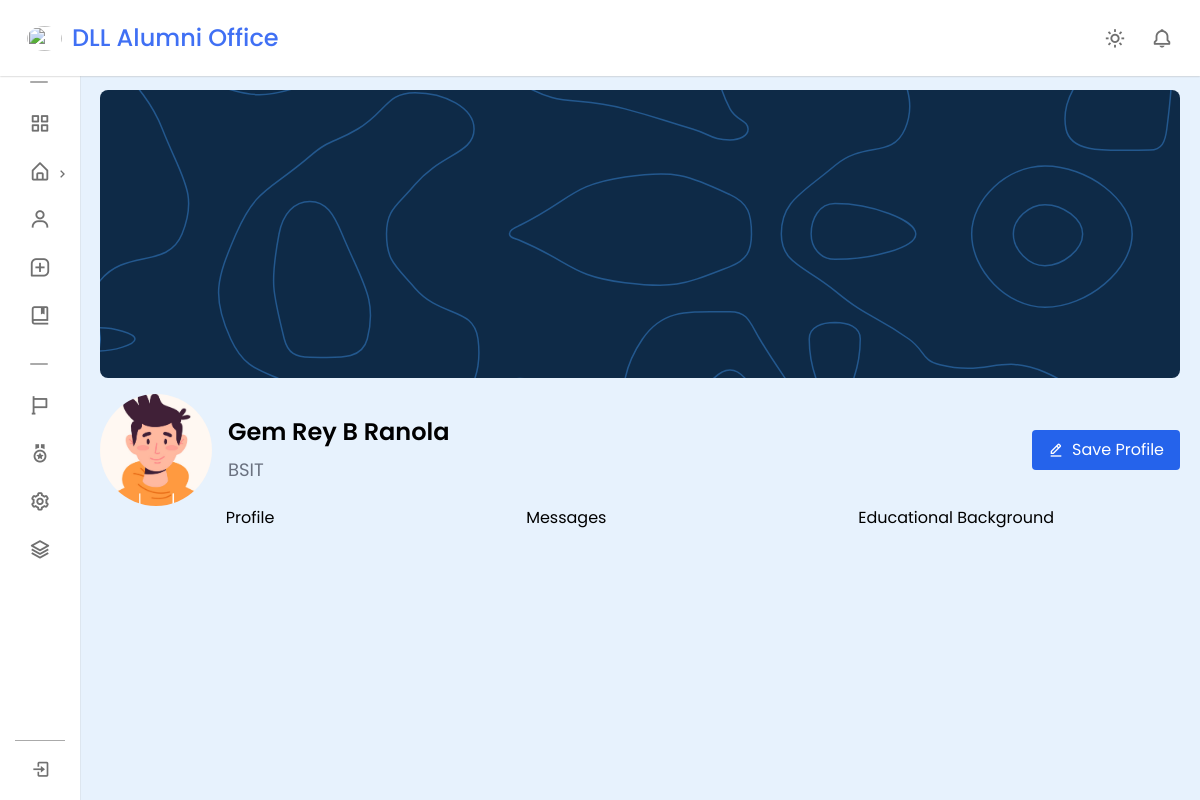
Screenshot of /alumni/A10000/ with the database file from the repository.
### AlumniManagement/models.py (models this page shows, shortened)
class Alumni_Demographic_Profile(models.Model):
    user = models.OneToOneField(User, on_delete=models.CASCADE, blank=True, null=True)
    alumni_id = models.CharField(primary_key=True, max_length=6)
    fname = models.CharField(max_length=64)
    lname = models.CharField(max_length=64)
    mi = models.CharField(max_length=2, blank=True)
    suffix = models.CharField(max_length=3, blank=True)
    course_id = models.ForeignKey(Course, on_delete=models.CASCADE)
    sex = models.CharField(max_length=10, choices=SEX_CHOICES)
    religion = models.CharField(max_length=64)
    marital_status = models.CharField(max_length=64)
    date_of_birth = models.DateField()
    country = models.ForeignKey(Country, on_delete=models.CASCADE)
    province = models.ForeignKey(Province, on_delete=models.CASCADE)
    city = models.ForeignKey(City, on_delete=models.CASCADE)
    barangay = models.ForeignKey(Barangay, on_delete=models.CASCADE)

class Course(models.Model):
    course_id = models.CharField(max_length=6, primary_key=True)
    course_name = models.CharField(max_length=64, blank=False)
    course_desc = models.CharField(max_length=255, blank=True)
    field_type = models.CharField(max_length=64, choices=FIELD_CHOICES, default='technology')
    def __str__(self):
        return f'{self.course_id}'

### AlumniManagement/views.py (the view)
# urls.py: path('alumni/<str:alumni_id>/', views.alumni_profile, name='alumni_profile'),
def alumni_profile(request, alumni_id):
    alumni = Alumni_Demographic_Profile.objects.get(alumni_id=alumni_id)
    context = {
        'alumni':alumni
    }
    return render(request, 'AlumniManagement/alumni_profile.html', context)

### AlumniManagement/templates/AlumniManagement/alumni_profile.html (shortened to what this page needs)
{% extends 'base_alumni_management.html' %}
{% block content %}
{% load static %}
<div>
    <div class="relative">
        <img src="{% static 'AlumniManagement/img/bg.svg' %}" class="w-full h-72 object-cover rounded-lg" alt="">
    </div>
    <div class="flex items-center gap-4 mt-4">
        {% if alumni.sex == 'male' %}
            <img src="{% static "AlumniManagement/img/avatar-male.jpg" %}" class="w-28 h-28 object-cover rounded-full" alt="">
        {% else %}
            <img src="{% static "AlumniManagement/img/avatar-female.jpg" %}" class="w-28 h-28 object-cover rounded-full" alt="">
        {% endif %}
        <div>
            <h2 class="text-2xl font-semibold mb-2">{{alumni.fname}} {{alumni.mi}} {{alumni.lname}}</h2>
            <span class="text-lg text-gray-500">{{alumni.course_id}}</span>
        </div>
        <a href="#" class="py-2 px-4 rounded bg-blue-600 sm:flex items-center gap-2 text-white hover:bg-blue-700 ml-auto hidden">
            <i class='bx bx-edit-alt' ></i>
            Save Profile
        </a>
    </div>
    <div class="tabs mb-5 flex list-none flex-row flex-wrap border-b-0 pl-0">
        <div class="flex-auto text-center">
            <div class="tab" onclick="openTab(event, 'tab1')" class="my-2 block border-x-0 border-b-2 border-t-0 border-transparent px-7 pb-3.5 pt-4 text-xs font-medium uppercase leading-tight text-neutral-500 hover:isolate hover:border-transparent hover:bg-neutral-100 focus:isolate focus:border-transparent">Profile</div>
        </div>
        <div class="flex-auto text-center">
            <div class="tab" onclick="openTab(event, 'tab2')" class="my-2 block border-x-0 border-b-2 border-t-0 border-transparent px-7 pb-3.5 pt-4 text-xs font-medium uppercase leading-tight text-neutral-500 hover:isolate hover:border-transparent hover:bg-neutral-100 focus:isolate focus:border-transparent">Messages</div>
        </div>
        <div class="flex-auto text-center">
            <div class="tab" onclick="openTab(event, 'tab3')" class="my-2 block border-x-0 border-b-2 border-t-0 border-transparent px-7 pb-3.5 pt-4 text-xs font-medium uppercase leading-tight text-neutral-500 hover:isolate hover:border-transparent hover:bg-neutral-100 focus:isolate focus:border-transparent">Educational Background</div>
        </div>
    </div>
{% endblock content %}

### AlumniManagement/templates/base_alumni_management.html (shortened to what this page needs)
{% load static %}
<!DOCTYPE html>
<html>
<head>
	<script src="https://cdn.tailwindcss.com"></script>
	<link href="https://unpkg.com/boxicons@2.1.4/css/boxicons.min.css" rel="stylesheet" />
	<link rel="stylesheet" type="text/css" href="{% static 'AlumniManagement/css/base.css' %}">
</head>
<body>
	{% include "AlumniManagement/sidebar.html" %}
	<div class="main">
		{% block content %}{% endblock content %}
	</div>
</body>
</html>

### AlumniManagement/templates/AlumniManagement/sidebar.html (shortened to what this page needs)
{% load static %}
<link rel="stylesheet" type="text/css" href="{% static 'AlumniManagement/css/sidebar.css' %}">
<nav class="navbar">
    <div class="logo_item">
        <img src="" alt=""><span class="navbar-text">DLL Alumni Office</span>
    </div>
    <div class="navbar_content">
        <i class='bx bx-sun' id="darkLight"></i>
        <i class='bx bx-bell'></i>
    </div>
</nav>
<nav class="sidebar close">
    <div class="menu_content">
        <ul class="menu_items">
            <div class="menu_title menu_dahsboard"></div>
            <li class="item">
                <a href="{% url 'AlumniManagement:dashboard' %}" class="nav_link">
                    <span class="navlink_icon">
                        <i class="bx bx-grid-alt"></i>
                    </span>
                </a>
            </li>
            <div href="#" class="nav_link submenu_item">
                <span class="navlink_icon">
                    <i class="bx bx-home-alt"></i>
                </span>
                <i class="bx bx-chevron-right arrow-left"></i>
            </div>
            <li class="item">
                <a href="{% url 'AlumniManagement:alumni' %}" class="nav_link">
                    <span class="navlink_icon">
                        <i class='bx bx-user'></i>
                    </span>
                </a>
            </li>
            <li class="item">
                <a href="#" class="nav_link">
                    <span class="navlink_icon">
                        <i class='bx bx-message-square-add'></i>
                    </span>
                </a>
            </li>
            <li class="item">
                <a href="#" class="nav_link">
                    <span class="navlink_icon">
                        <i class='bx bx-book-bookmark'></i>
                    </span>
                </a>
            </li>
        </ul>
        <ul class="menu_items">
            <div class="menu_title menu_setting"></div>
            <li class="item">
                <a href="#" class="nav_link">
                    <span class="navlink_icon">
                        <i class="bx bx-flag"></i>
                    </span>
                </a>
            </li>
            <li class="item">
                <a href="#" class="nav_link">
                    <span class="navlink_icon">
                        <i class="bx bx-medal"></i>
                    </span>
                </a>
            </li>
            <li class="item">
                <a href="#" class="nav_link">
                    <span class="navlink_icon">
                        <i class="bx bx-cog"></i>
                    </span>
                </a>
            </li>
            <li class="item">
                <a href="#" class="nav_link">
                    <span class="navlink_icon">
                        <i class="bx bx-layer"></i>
                    </span>
                </a>
            </li>
        </ul>
        <div class="bottom_content">
            <div class="bottom expand_sidebar">
                <i class='bx bx-log-in'></i>
            </div>
        </div>
    </div>
</nav>

### static/AlumniManagement/css/base.css (style rules this page uses)
.main { margin-top: 90px; margin-left: 100px; margin-right: 20px; }

### static/AlumniManagement/css/sidebar.css (style rules this page uses)
* { margin: 0; padding: 0; box-sizing: border-box; font-family: "Poppins", sans-serif; }
:root { --white-color: #fff; --white-to-grey-color: #fff; --blue-color: #4070f4; --grey-color: #707070; --grey-color-light: #aaa; --black-color: #000000; --black-to-blue-color: #000000; --black-to-green-color: #000000; }
body { background-color: #e7f2fd; transition: all 0.5s ease; }
.navbar { position: fixed; top: 0; width: 100%; left: 0; background-color: var(--white-color); display: flex; align-items: center; justify-content: space-between; padding: 20px 27px; z-index: 2; box-shadow: 0 0 2px var(--grey-color-light); }
.logo_item { display: flex; align-items: center; column-gap: 10px; font-size: 22px; font-weight: 500; color: var(--blue-color); }
.navbar img { width: 35px; height: 25px; object-fit: cover; border-radius: 50%; }
.navbar_content { display: flex; align-items: center; column-gap: 25px; }
.navbar_content i { cursor: pointer; font-size: 22px; color: var(--grey-color); }
.sidebar { background-color: var(--white-color); width: 260px; position: fixed; top: 0; left: 0; height: 100%; padding: 60px 20px; z-index: 1; overflow-y: scroll; box-shadow: 0 0 1px var(--grey-color-light); transition: all 0.5s ease; }
.sidebar.close { padding: 60px 0; width: 80px; }
.menu_content { position: relative; }
.menu_title { margin: 15px 0; padding: 0 20px; font-size: 18px; }
.sidebar.close .menu_title { padding: 6px 30px; }
.menu_title::before { color: var(--grey-color); white-space: nowrap; }
.menu_dahsboard::before { content: "Dashboard"; }
.menu_setting::before { content: "Setting"; }
.sidebar.close .menu_title::before { content: ""; position: absolute; height: 2px; width: 18px; border-radius: 12px; background: var(--grey-color-light); }
.menu_items { padding: 0; list-style: none; }
.navlink_icon { position: relative; font-size: 22px; min-width: 50px; line-height: 40px; display: inline-block; text-align: center; border-radius: 6px; }
.navlink_icon::before { content: ""; position: absolute; height: 100%; width: calc(100% + 100px); left: -20px; }
.sidebar .nav_link { display: flex; align-items: center; width: 100%; padding: 4px 15px; border-radius: 8px; text-decoration: none; color: var(--grey-color); white-space: nowrap; }
.submenu_item { cursor: pointer; }
.submenu_item .arrow-left { position: absolute; right: 10px; display: inline-block; margin-right: auto; }
.bottom_content { position: fixed; bottom: 60px; left: 0; width: 260px; cursor: pointer; transition: all 0.5s ease; }
.bottom { position: absolute; display: flex; align-items: center; left: 0; justify-content: space-around; padding: 18px 0; text-align: center; width: 100%; color: var(--grey-color); border-top: 1px solid var(--grey-color-light); background-color: var(--white-color); }
.bottom i { font-size: 20px; }
.sidebar.close .bottom_content { width: 50px; left: 15px; }
.navbar-text { font-size: 24px; color: var(--blue-color); }

### AlumniManagement/templates/AlumniManagement/alumni_profile.html (style rules this page uses)
.tab { cursor: pointer; }

### rows the page displays
Alumni_Demographic_Profile: fname "Gem Rey", mi "B", lname "Ranola", course_id "BSIT"
